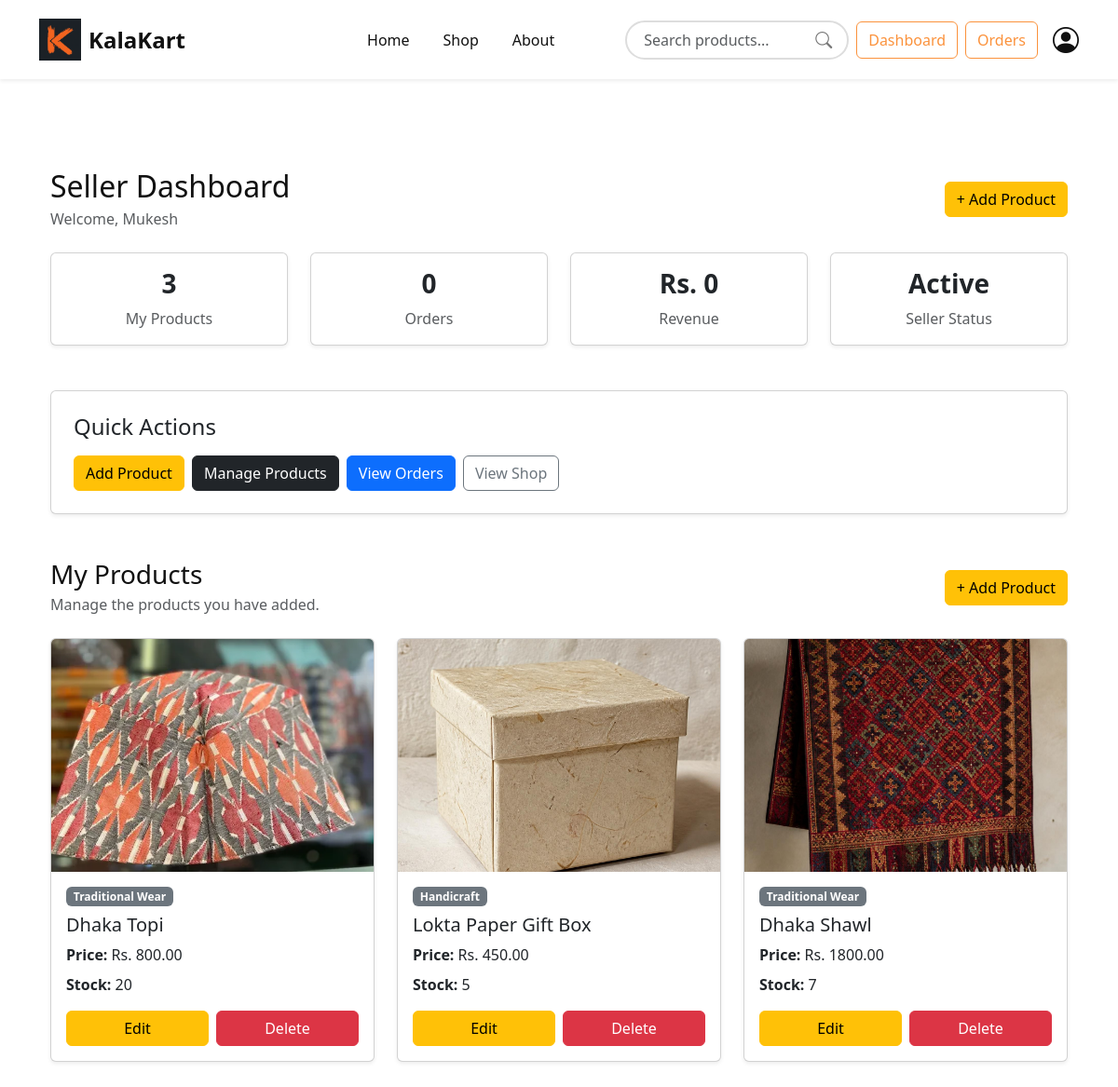
Page /seller/dashboard/ (signed in) on the committed database.
### accounts/models.py (models this page shows, shortened)
class CustomUser(AbstractUser):
    USER_TYPE = (
        ('customer', 'Customer'),
        ('seller', 'Seller'),
    )
    user_type = models.CharField(
        max_length=10,
        choices=USER_TYPE,
        default='customer'
    )
    phone_number = models.CharField(
        max_length=15,
        blank=True,
        null=True
    )
    address = models.TextField(
        blank=True,
        null=True
    )
    profile_image = models.ImageField(
        upload_to='profiles/',
        blank=True,
        null=True
    )

### products/models.py (models this page shows, shortened)
class Product(models.Model):
    CATEGORY_CHOICES = (
        ('Painting', 'Painting'),
        ('Handicraft', 'Handicraft'),
        ('Jewelry', 'Jewelry'),
        ('Pottery', 'Pottery'),
        ('Wooden Art', 'Wooden Art'),
        ('Traditional Wear', 'Traditional Wear'),
    )
    seller = models.ForeignKey(
        CustomUser,
        on_delete=models.CASCADE
    )
    name = models.CharField(max_length=200)
    category = models.CharField(
        max_length=50,
        choices=CATEGORY_CHOICES
    )
    description = models.TextField()
    price = models.DecimalField(
        max_digits=10,
        decimal_places=2
    )
    stock = models.PositiveIntegerField()
    image = models.ImageField(
        upload_to='products/'
    )
    created_at = models.DateTimeField(auto_now_add=True)

### products/views.py (the view)
@login_required
def SellerDashboardView(request):
    if request.user.user_type != "seller":
        messages.error(request, "Only sellers can access this page.")
        return redirect("home")
    products = Product.objects.filter(
        seller=request.user
    )
    context = {
        "products": products
    }
    return render(
        request,
        "seller/dashboard.html",
        context
    )

### base_app/context_processors.py (called while the page is built)
def cart_count(request):
    if request.user.is_authenticated:
        items = Cart.objects.filter(user=request.user)
        count = sum(item.quantity for item in items)
    else:
        count = 0
    return {
        "cart_count": count
    }

### Template/seller/dashboard.html (shortened to what this page needs)
{% extends 'base.html' %}
{% block content %}
<section class="container py-5">
    <div class="d-flex justify-content-between align-items-center mb-4">
        <div>
            <h2 class="mb-1">
                Seller Dashboard
            </h2>
            <p class="text-muted mb-0">
                Welcome,
                {{ request.user.first_name|default:request.user.username }}
            </p>
        </div>
        <a
            href="{% url 'add-product' %}"
            class="btn btn-warning"
        >
            + Add Product
        </a>
    </div>
    <div class="row g-4 mb-5">
        <div class="col-lg-3 col-md-6">
            <div class="card shadow-sm h-100">
                <div class="card-body text-center">
                    <h3 class="fw-bold mb-2">
                        {{ products.count }}
                    </h3>
                    <p class="mb-0 text-muted">
                        My Products
                    </p>
                </div>
            </div>
        </div>
        <div class="col-lg-3 col-md-6">
            <div class="card shadow-sm h-100">
                <div class="card-body text-center">
                    <h3 class="fw-bold mb-2">
                        0
                    </h3>
                    <p class="mb-0 text-muted">
                        Orders
                    </p>
                </div>
            </div>
        </div>
        <div class="col-lg-3 col-md-6">
            <div class="card shadow-sm h-100">
                <div class="card-body text-center">
                    <h3 class="fw-bold mb-2">
                        Rs. 0
                    </h3>
                    <p class="mb-0 text-muted">
                        Revenue
                    </p>
                </div>
            </div>
        </div>
        <div class="col-lg-3 col-md-6">
            <div class="card shadow-sm h-100">
                <div class="card-body text-center">
                    <h3 class="fw-bold mb-2">
                        Active
                    </h3>
                    <p class="mb-0 text-muted">
                        Seller Status
                    </p>
                </div>
            </div>
        </div>
    </div>
    <div class="card shadow-sm mb-5">
        <div class="card-body p-4">
            <h4 class="mb-3">
                Quick Actions
            </h4>
            <div class="d-flex flex-wrap gap-2">
                <a
                    href="{% url 'add-product' %}"
                    class="btn btn-warning"
                >
                    Add Product
                </a>
                <a
                    href="#my-products"
                    class="btn btn-dark"
                >
                    Manage Products
                </a>
                <a
                    href="{% url 'seller-orders' %}"
                    class="btn btn-primary"
                >
                    View Orders
                </a>
                <a
                    href="{% url 'shop' %}"
                    class="btn btn-outline-secondary"
                >
                    View Shop
                </a>
            </div>
        </div>
    </div>
    <div
        id="my-products"
        class="d-flex justify-content-between align-items-center mb-4"
    >
        <div>
            <h3 class="mb-1">
                My Products
            </h3>
            <p class="text-muted mb-0">
                Manage the products you have added.
            </p>
        </div>
        <a
            href="{% url 'add-product' %}"
            class="btn btn-warning"
        >
            + Add Product
        </a>
    </div>
    <div class="row">
        {% for product in products %}
        <div class="col-lg-4 col-md-6 mb-4">
            <div class="card shadow-sm h-100">
                {% if product.image %}
                <img
                    src="{{ product.image.url }}"
                    alt="{{ product.name }}"
                    class="card-img-top"
                    style="height: 250px; object-fit: cover;"
                >
                {% endif %}
                <div class="card-body d-flex flex-column">
                    <span
                        class="badge bg-secondary align-self-start mb-2"
                    >
                        {{ product.category }}
                    </span>
                    <h5 class="card-title">
                        {{ product.name }}
                    </h5>
                    <p class="mb-2">
                        <strong>Price:</strong>
                        Rs. {{ product.price }}
                    </p>
                    <p class="mb-3">
                        <strong>Stock:</strong>
                        {{ product.stock }}
                    </p>
                    <div class="mt-auto d-flex gap-2">
                        <a
                            href="{% url 'edit-product' product.id %}"
                            class="btn btn-warning w-50"
                        >
                            Edit
                        </a>
                        <a
                            href="{% url 'delete-product' product.id %}"
                            class="btn btn-danger w-50"
                            onclick="return confirm('Are you sure you want to delete this product?')"
                        >
                            Delete
                        </a>
                    </div>
                </div>
            </div>
        </div>
        {% endfor %}
    </div>
</section>
{% endblock %}

### Static/css/style.css (style rules this page uses)
:root { --bg-color: #ffffff; --navbar-color: #ffffff; --text-color: #111111; --main-color: #fb923c; }
body { background-color: var(--bg-color); color: var(--text-color); transition: 0.3s; }

### rows in the picture
CustomUser: user.first_name "Mukesh"
Product: image (picture), category "Traditional Wear", name "Dhaka Topi", price "800.00", stock "20"
Product: image (picture), category "Handicraft", name "Lokta Paper Gift Box", price "450.00", stock "5"
Product: image (picture), category "Traditional Wear", name "Dhaka Shawl", price "1800.00", stock "7"

### other values in the picture
{{ products.count }} "3"
